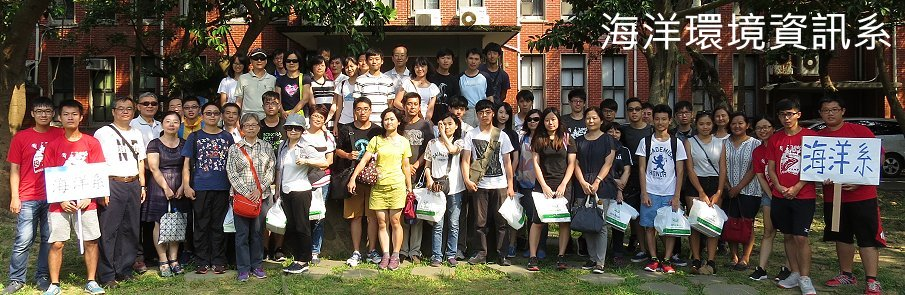
%> input picture 黃世任教授/華碩pc電腦/sys_1025_4920608_70211.jpg, 905 x 295 px
$ octave m1506.m   (GNU Octave 9; MATLAB toolbox functions it lacks are replaced by stand-ins)
%> lines starting %> are read from the running program, lines starting %| are printed output that depends on the picture
%第21章
%系網站圖檔
clear;clc
aa=imread('sys_1025_4920608_70211.jpg');
%> aa is the input picture: size 295x905x3 uint8; mean R, G, B 97.8, 86.4, 75.1
imshow(aa)
size(aa) %三維陣列
%> ans = [295 905 3]
%三頁分別是三原色

figure(2)
clf
imshow(aa(100:150,:,1:3))
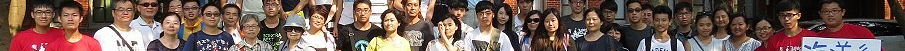
%> displayed picture: size 51x905x3, on the screen's scale of 0 to 255; mean R, G, B 115.1, 92.4, 84.6
%呈現部分影像
avg_aa=mean(aa(100:150,:,1:3)); %取平均
size(avg_aa)
%> ans = [1 905 3]

figure(3)
clf
plot(avg_aa(1,:,1),'r') %紅光
hold on
plot(avg_aa(1,:,2),'g') %綠光
hold on
plot(avg_aa(1,:,3),'b') %藍光
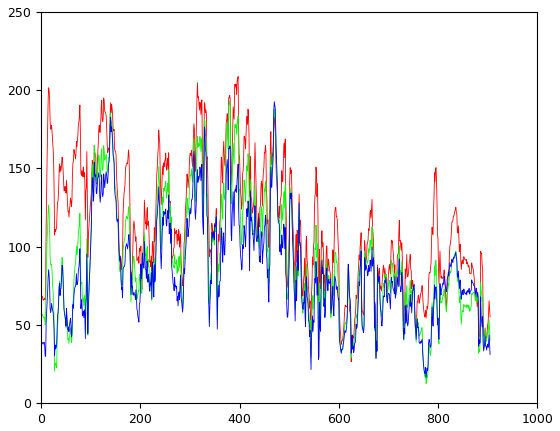
%> figure redrawn from the program's plot data; curve peaks at x = 397, y = 208.8; curve peaks at x = 380, y = 193; curve peaks at x = 470, y = 192.7
